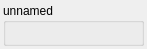
<?xml version="1.0" encoding="UTF-8"?>
<ui version="4.0">
 <class>Form</class>
 <widget class="QWidget" name="Form">
  <property name="geometry">
   <rect>
    <x>0</x>
    <y>0</y>
    <width>147</width>
    <height>49</height>
   </rect>
  </property>
  <property name="sizePolicy">
   <sizepolicy hsizetype="Preferred" vsizetype="Maximum">
    <horstretch>0</horstretch>
    <verstretch>0</verstretch>
   </sizepolicy>
  </property>
  <property name="windowTitle">
   <string>Form</string>
  </property>
  <layout class="QVBoxLayout" name="verticalLayout_2">
   <property name="margin">
    <number>3</number>
   </property>
   <item>
    <widget class="QGroupBox" name="gbox">
     <property name="title">
      <string>unnamed</string>
     </property>
     <layout class="QVBoxLayout" name="verticalLayout_3"/>
    </widget>
   </item>
  </layout>
 </widget>
 <resources/>
 <connections/>
</ui>
